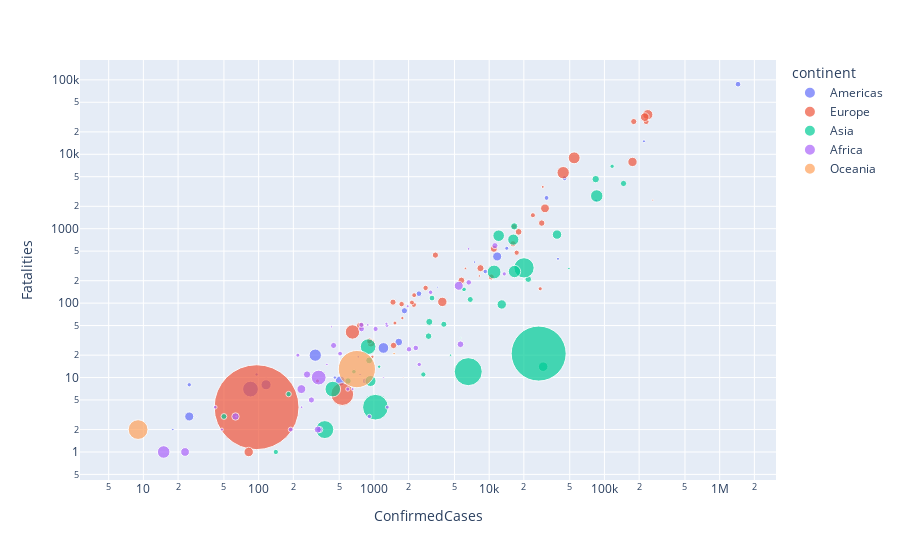

This figure's notebook cell:
### Markdown cell above
### 2-4.  Select any features in HW3 dataset, visualize these with the bubble plot and briefly describe an insight you can find in the plot about 'COVID-19 Infection Situation'

- example (***Note that you should not draw exactly same plot with this example)***
![image.png](attachment:image.png)
#### if you are not familiar with plotly package, refer to the website written at the beginning of the document.

### Code cell
fig = px.scatter(covid, x="ConfirmedCases", y="Fatalities",
       size="density", color="continent",
                 hover_name="Country_Region", log_x=True, log_y=True,size_max=60)
fig.show()

### Figure 1 — Plotly figure (JSON) as saved in the notebook; plotly's stock layout.template omitted (floating-point values rounded to 4 significant figures)
{"data": [{"hovertemplate": "<b>%{hovertext}</b><br><br>continent=Americas<br>ConfirmedCases=%{x}<br>Fatalities=%{y}<br>density=%{marker.size}<extra></extra>", "hovertext": ["US", "Brazil", "Peru", "Canada", "Mexico", "Chile", "Ecuador", "Colombia", "Dominican Republic", "Panama", "Argentina", "Bolivia", "Honduras", "Cuba", "Guatemala", "El Salvador", "Costa Rica", "Paraguay", "Uruguay", "Jamaica", "Venezuela", "Haiti", "Guyana", "Trinidad and Tobago", "Bahamas", "Barbados", "Antigua and Barbuda", "Nicaragua", "Grenada", "Belize", "Saint Lucia", "Saint Vincent and the Grenadines", "Dominica", "Saint Kitts and Nevis", "Suriname"], "legendgroup": "Americas", "marker": {"color": "#636efa", "size": [86.45, 24.78, 25.3, 3.81, 64.94, 25.07, 62.76, 44.09, 220.6, 56.31, 16.11, 10.48, 86.64, 103.1, 161.5, 306.7, 98.78, 17.32, 19.64, 268.2, 31.12, 405.9, 3.64, 271.9, 27.93, 667.5, 219.7, 50.21, 325.6, 17, 296.7, 284.3, 95.62, 202.4, 3.55], "sizemode": "area", "sizeref": 5.358, "symbol": "circle"}, "mode": "markers", "name": "Americas", "orientation": "v", "showlegend": true, "type": "scatter", "x": [1442653, 220291, 84495, 75945, 45032, 39542, 31467, 14216, 11739, 9268, 7479, 3577, 2460, 1840, 1643, 1210, 843, 759, 732, 511, 459, 310, 116, 116, 96, 85, 25, 25, 22, 18, 18, 17, 16, 15, 10], "xaxis": "x", "y": [87525, 14962, 2392, 5678, 4767, 394, 2594, 546, 424, 266, 356, 164, 134, 79, 30, 25, 9, 11, 19, 9, 10, 20, 10, 8, 11, 7, 3, 8, 0, 2, 0, 0, 0, 0, 1], "yaxis": "y"}, {"hovertemplate": "<b>%{hovertext}</b><br><br>continent=Europe<br>ConfirmedCases=%{x}<br>Fatalities=%{y}<br>density=%{marker.size}<extra></extra>", "hovertext": ["Russia", "United Kingdom", "Spain", "Italy", "France", "Germany", "Belgium", "Netherlands", "Switzerland", "Sweden", "Portugal", "Belarus", "Ireland", "Poland", "Ukraine", "Romania", "Austria", "Denmark", "Serbia", "Czechia", "Norway", "Finland", "Moldova", "Luxembourg", "Hungary", "Greece", "Bosnia and Herzegovina", "Croatia", "Bulgaria", "Iceland", "Estonia", "North Macedonia", "Lithuania", "Slovakia", "Slovenia", "Latvia", "Kosovo", "Albania", "Andorra", "San Marino", "Malta", "Montenegro", "Monaco", "Liechtenstein", "Holy See"], "legendgroup": "Europe", "marker": {"color": "#EF553B", "size": [8.53, 278.5, 92.37, 200.9, 101.7, 233.9, 378.0, 408.5, 208.1, 22.29, 111.0, 45.53, 69.48, 121.2, 72.9, 81.23, 106.8, 133.9, 99.28, 135.5, 16.61, 16.35, 119.5, 238.1, 104.1, 79.37, 64.46, 72.98, 63.06, 3.29, 29.31, 81.03, 42.26, 111.3, 102.5, 29.53, 166.3, 100.2, 164.8, 555.1, 1394.0, 45.47, 19290.0, 237.6, 1816.0], "sizemode": "area", "sizeref": 5.358, "symbol": "circle"}, "mode": "markers", "name": "Europe", "orientation": "v", "showlegend": true, "type": "scatter", "x": [262843, 238004, 230183, 223885, 179630, 175233, 54644, 43880, 30514, 29207, 28583, 27730, 23956, 18016, 17330, 16437, 16109, 10989, 10438, 8406, 8219, 6228, 5745, 3923, 3417, 2810, 2236, 2222, 2138, 1802, 1766, 1740, 1523, 1480, 1465, 970, 944, 916, 761, 652, 532, 324, 96, 82, 12], "xaxis": "x", "y": [2418, 34078, 27459, 31610, 27532, 7897, 8959, 5662, 1878, 3646, 1190, 156, 1518, 907, 476, 1070, 628, 537, 225, 295, 232, 293, 202, 104, 442, 160, 128, 95, 102, 10, 63, 97, 54, 27, 103, 19, 29, 31, 49, 41, 6, 9, 4, 1, 0], "yaxis": "y"}, {"hovertemplate": "<b>%{hovertext}</b><br><br>continent=Asia<br>ConfirmedCases=%{x}<br>Fatalities=%{y}<br>density=%{marker.size}<extra></extra>", "hovertext": ["Turkey", "Iran", "India", "China", "Saudi Arabia", "Pakistan", "Qatar", "Singapore", "United Arab Emirates", "Bangladesh", "Israel", "Indonesia", "Japan", "Kuwait", "Philippines", "Korea, South", "Malaysia", "Bahrain", "Afghanistan", "Kazakhstan", "Oman", "Armenia", "Iraq", "Thailand", "Azerbaijan", "Uzbekistan", "Kyrgyzstan", "Maldives", "Sri Lanka", "Cyprus", "Lebanon", "Georgia", "Jordan", "Taiwan*", "West Bank and Gaza", "Vietnam", "Nepal", "Burma", "Brunei", "Cambodia", "Mongolia", "Syria", "Timor-Leste", "Bhutan", "Laos"], "legendgroup": "Asia", "marker": {"color": "#00cc96", "size": [106.5, 50.31, 415.7, 148.8, 15.94, 238.7, 244.4, 8107.0, 116.9, 1105.0, 410.2, 141.6, 335.6, 236.1, 360.4, 511.2, 96.58, 2109.0, 58.33, 6.81, 16.07, 99.44, 89.68, 134.5, 116.0, 73.72, 32.09, 1770.0, 325.0, 127.5, 655.9, 57.34, 113.1, 656.9, 862.1, 291.2, 194.4, 79.2, 75.16, 91.07, 2.06, 92.18, 86.68, 19.88, 30.28], "sizemode": "area", "sizeref": 5.358, "symbol": "circle"}, "mode": "markers", "name": "Asia", "orientation": "v", "showlegend": true, "type": "scatter", "x": [146457, 116635, 85784, 84038, 49176, 38799, 29425, 26891, 21831, 20065, 16589, 16496, 16203, 12860, 12091, 11037, 6855, 6583, 6053, 5689, 4625, 4044, 3193, 3025, 2980, 2686, 1111, 1031, 935, 910, 891, 671, 596, 440, 375, 314, 267, 182, 141, 122, 98, 50, 24, 21, 19], "xaxis": "x", "y": [4055, 6902, 2753, 4637, 292, 834, 14, 21, 210, 298, 266, 1076, 713, 96, 806, 262, 112, 12, 153, 34, 20, 52, 117, 56, 36, 11, 14, 4, 9, 17, 26, 12, 9, 7, 2, 0, 0, 6, 1, 0, 0, 3, 0, 0, 0], "yaxis": "y"}, {"hovertemplate": "<b>%{hovertext}</b><br><br>continent=Africa<br>ConfirmedCases=%{x}<br>Fatalities=%{y}<br>density=%{marker.size}<extra></extra>", "hovertext": ["South Africa", "Egypt", "Morocco", "Algeria", "Ghana", "Nigeria", "Cameroon", "Guinea", "Senegal", "Cote d'Ivoire", "Sudan", "Djibouti", "Congo (Kinshasa)", "Somalia", "Gabon", "Tunisia", "Guinea-Bissau", "Niger", "Mali", "Kenya", "Burkina Faso", "Zambia", "Equatorial Guinea", "Tanzania", "Sierra Leone", "Chad", "Congo (Brazzaville)", "Benin", "Mauritius", "Cabo Verde", "Central African Republic", "Rwanda", "Ethiopia", "Togo", "Madagascar", "South Sudan", "Sao Tome and Principe", "Liberia", "Uganda", "Eswatini", "Mozambique", "Libya", "Malawi", "Angola", "Zimbabwe", "Eritrea", "Mauritania", "Botswana", "Gambia", "Namibia", "Burundi", "Seychelles", "Western Sahara"], "legendgroup": "Africa", "marker": {"color": "#ab63fa", "size": [47.96, 100.1, 81.67, 18.08, 120.9, 217.6, 54.43, 51.95, 82.84, 79.75, 23, 41.96, 37.01, 24.22, 8.12, 71.48, 53.17, 18.4, 15.85, 90.59, 74.11, 23.73, 48.34, 61.38, 98.86, 12.42, 15.73, 102.8, 587.5, 136.4, 7.62, 479.4, 101.5, 142.3, 45.94, 17.71, 210.8, 44.33, 183.3, 66.12, 37.88, 3.85, 148.2, 25.53, 37.48, 29.74, 4.39, 3.87, 207.8, 3.02, 422, 216.2, 2.13], "sizemode": "area", "sizeref": 5.358, "symbol": "circle"}, "mode": "markers", "name": "Africa", "orientation": "v", "showlegend": true, "type": "scatter", "x": [13524, 11228, 6652, 6629, 5638, 5450, 3105, 2473, 2310, 2017, 1964, 1309, 1298, 1284, 1209, 1035, 913, 885, 806, 781, 780, 654, 594, 509, 447, 428, 391, 339, 332, 326, 301, 287, 287, 263, 238, 236, 235, 219, 203, 190, 119, 64, 63, 48, 42, 39, 29, 24, 23, 16, 15, 11, 6], "xaxis": "x", "y": [247, 592, 190, 536, 28, 171, 140, 15, 25, 24, 91, 4, 50, 53, 10, 45, 3, 51, 46, 45, 51, 7, 7, 21, 27, 48, 15, 2, 10, 2, 0, 0, 5, 11, 0, 4, 7, 20, 0, 2, 0, 3, 3, 2, 4, 0, 3, 1, 1, 0, 1, 0, 0], "yaxis": "y"}, {"hovertemplate": "<b>%{hovertext}</b><br><br>continent=Oceania<br>ConfirmedCases=%{x}<br>Fatalities=%{y}<br>density=%{marker.size}<extra></extra>", "hovertext": ["Australia", "New Zealand", "Diamond Princess", "Fiji", "MS Zaandam", "Papua New Guinea"], "legendgroup": "Oceania", "marker": {"color": "#FFA15A", "size": [3.34, 17.68, 3711, 48.71, 1045, 18.96], "sizemode": "area", "sizeref": 5.358, "symbol": "circle"}, "mode": "markers", "name": "Oceania", "orientation": "v", "showlegend": true, "type": "scatter", "x": [7035, 1498, 712, 18, 9, 8], "xaxis": "x", "y": [98, 21, 13, 0, 2, 0], "yaxis": "y"}], "layout": {"legend": {"itemsizing": "constant", "title": {"text": "continent"}, "tracegroupgap": 0}, "margin": {"t": 60}, "xaxis": {"anchor": "y", "domain": [0, 1], "title": {"text": "ConfirmedCases"}, "type": "log"}, "yaxis": {"anchor": "x", "domain": [0, 1], "title": {"text": "Fatalities"}, "type": "log"}}}
